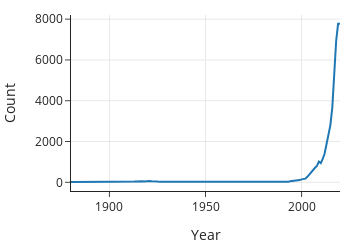

The cell this chart's notebook holds for it:
### Markdown cell above
In this book we use a library called `plotly` for plotting.
We won't go in-depth in plotting here
since we talk more about plotting in {numref}`Chapter %s <ch:viz>`.
For now, remember that you can use `px.line()` to make a simple line plot.

### Code cell
px.line(luna, x='Year', y='Count', width=350, height=250)

### Figure 1 — Plotly figure (JSON) as saved in the notebook; plotly's stock layout.template omitted (floating-point values rounded to 4 significant figures)
{"data": [{"hovertemplate": "Year=%{x}<br>Count=%{y}<extra></extra>", "legendgroup": "", "line": {"color": "#1F77B4", "dash": "solid"}, "marker": {"symbol": "circle"}, "mode": "lines", "name": "", "orientation": "v", "showlegend": false, "type": "scatter", "x": [2020, 2019, 2018, 2017, 2016, 2015, 2014, 2013, 2012, 2011, 2010, 2009, 2008, 2007, 2006, 2005, 2004, 2003, 2002, 2001, 2000, 1999, 1998, 1997, 1996, 1995, 1994, 1993, 1992, 1991, 1990, 1989, 1988, 1987, 1986, 1985, 1984, 1983, 1982, 1981, 1980, 1979, 1978, 1977, 1976, 1975, 1974, 1972, 1970, 1969, 1964, 1962, 1960, 1958, 1957, 1956, 1954, 1952, 1951, 1950, 1949, 1948, 1946, 1945, 1944, 1943, 1942, 1941, 1940, 1939, 1938, 1937, 1936, 1935, 1934, 1933, 1932, 1931, 1930, 1929, 1928, 1927, 1926, 1925, 1924, 1923, 1922, 1921, 1920, 1919, 1918, 1917, 1916, 1915, 1914, 1913, 1912, 1911, 1910, 1909, 1908, 1907, 1906, 1905, 1904, 1903, 1902, 1901, 1900, 1899, 1898, 1897, 1896, 1895, 1894, 1893, 1892, 1891, 1890, 1889, 1888, 1887, 1886, 1885, 1884, 1883, 1881, 1880], "xaxis": "x", "y": [7770, 7772, 6929, 5351, 3677, 2805, 2339, 1746, 1414, 1144, 941, 1015, 806, 713, 592, 477, 369, 271, 178, 169, 144, 109, 103, 91, 69, 50, 47, 22, 22, 21, 15, 20, 16, 5, 13, 8, 11, 9, 12, 11, 10, 8, 7, 8, 8, 9, 5, 11, 11, 12, 5, 6, 6, 5, 8, 5, 7, 5, 8, 6, 8, 9, 6, 8, 12, 10, 17, 13, 8, 12, 12, 16, 12, 19, 15, 19, 29, 18, 21, 34, 28, 38, 22, 44, 34, 56, 50, 61, 47, 48, 45, 49, 58, 39, 44, 34, 31, 23, 38, 27, 39, 33, 26, 30, 30, 28, 32, 23, 30, 30, 32, 36, 27, 23, 30, 27, 25, 24, 24, 19, 24, 22, 20, 15, 18, 17, 18, 15], "yaxis": "y"}], "layout": {"height": 250, "legend": {"tracegroupgap": 0}, "width": 350, "xaxis": {"anchor": "y", "autorange": true, "domain": [0, 1], "range": [1880, 2020], "title": {"text": "Year"}, "type": "linear"}, "yaxis": {"anchor": "x", "autorange": true, "domain": [0, 1], "range": [-426.5, 8204.0], "title": {"text": "Count"}, "type": "linear"}}}
